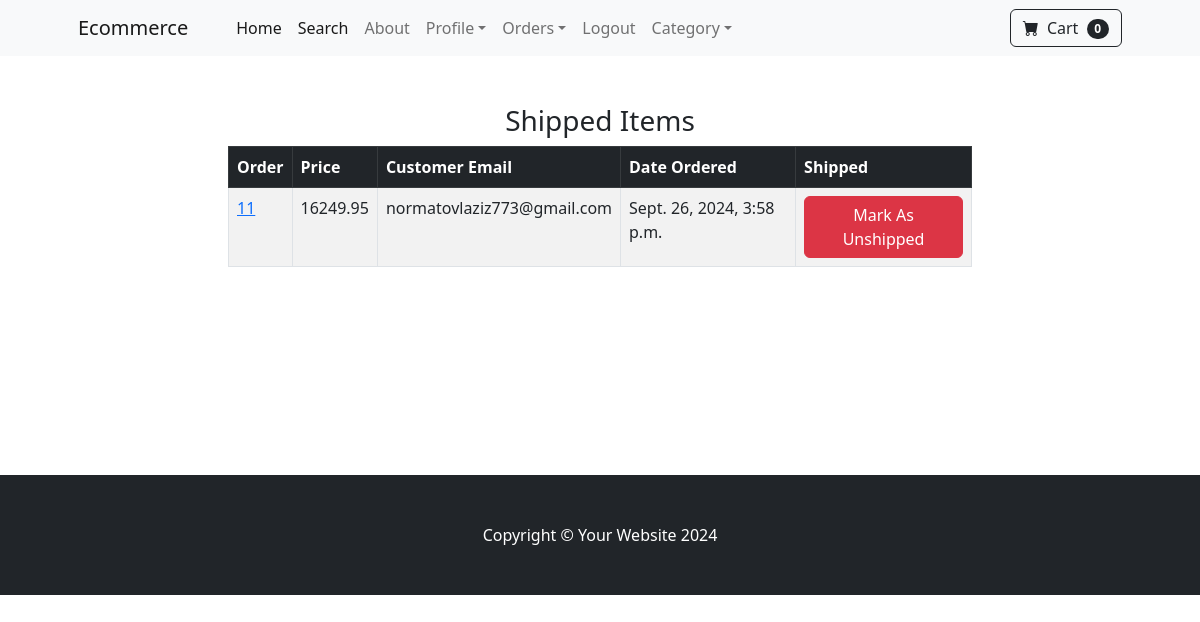
The page /payment/shipped_dash/ (signed in) on the database its author committed.
### payment/models.py (models this page shows, shortened)
class Order(models.Model):
    user = models.ForeignKey(User, on_delete=models.CASCADE, null=True, blank=True)
    full_name = models.CharField(max_length=250)
    email = models.EmailField(max_length=250)
    shipping_address = models.TextField(max_length=1500)
    amount_paid = models.DecimalField(max_digits=10, decimal_places=2)
    date_ordered = models.DateTimeField(auto_now_add=True)
    shipped = models.BooleanField(default=False)
    date_shipped= models.DateTimeField(blank=True, null=True)

### payment/views.py (the view, shortened to what this page needs)
# urls.py: path("shipped_dash/", views.shipped_dash, name='shipped_dash'),
def shipped_dash(request):
    if request.user.is_authenticated and request.user.is_superuser:
        orders = Order.objects.filter(shipped=True)
        return render(request, 'payment/shipped_dash.html', {'orders':orders})
    else:
        messages.success(request,"Access Denied")
        return redirect('home')

### cart/cart.py (called while the page is built)
    def __len__(self):
        return len(self.cart)

### cart/context_processors.py (called while the page is built)
def cart(request):
    return {'cart':Cart(request)}

### payment/templates/payment/shipped_dash.html (shortened to what this page needs)
{% extends 'base.html' %}
{% block content %}
<div class="container">
    <div class="row">
        <center>
            <div class="col-8">
                <br><br>
        <h3>Shipped Items</h3>
        <table class="table table-striped table-hover table-bordered">
            <thead class="table-dark">
              <tr>
                <th scope="col">Order</th>
                <th scope="col">Price</th>
                <th scope="col">Customer Email</th>
                <th scope="col">Date Ordered</th>
                <th scope="col">Shipped</th>
              </tr>
            </thead>
            {% for order in orders%}
            <tbody>
              <tr>
                <td><a href="{% url 'orders' order.id %}">{{order.id}}</a></td>
                <td>{{order.amount_paid}}</td>
                <td>{{order.email}}</td>
                <td>{{order.date_ordered}}</td>
                <td>
                  <form method="POST">
                    <button type="submit" class="btn btn-danger">Mark As Unshipped</button>
                  </form>
                </td>
              </tr>
            </tbody>
            {% endfor %}
          </table>
            </div>
        </center>
    </div>
</div>
<br><br>
                <br><br>
                <br><br><br><br>
{% endblock %}

### rows shown on the page
Order: id "11", amount_paid "16249.95", email "normatovlaziz773@gmail.com", date_ordered "Sept. 26, 2024, 3:58 p.m."

### other values the page prints
{{ cart|length }} "0"
